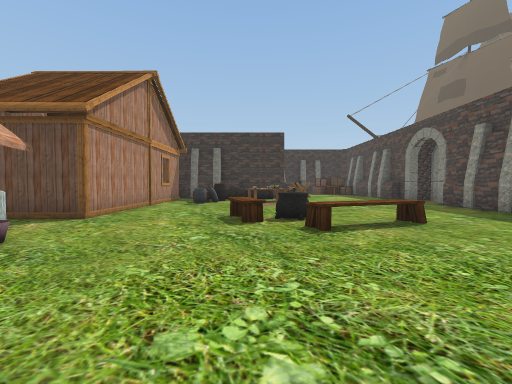
[1] (above)

20 first-person views from a walk through a scene from a Unity 3-D project. The camera is 1.4 m above the floor, tilts 2° down and sees 90° across. The floor is counted in squares, 2 m on a side. Each view is taken from the middle of a square. On the plan, view 1 faces up. The plan holds only what a view shows up to about 9 squares ahead; the rest is blank. The place goes on beyond the plan. The player character is not drawn. Some animated figures are not drawn. Door leaves are left out, so doorways stand open. Some surface patterns are stand-ins.

[2]
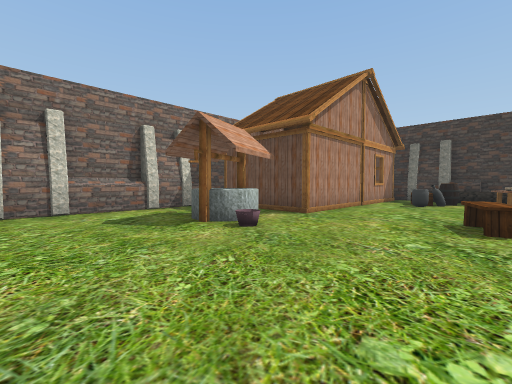

[3]
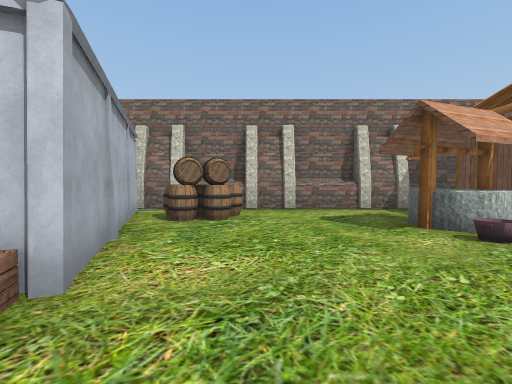

[4]
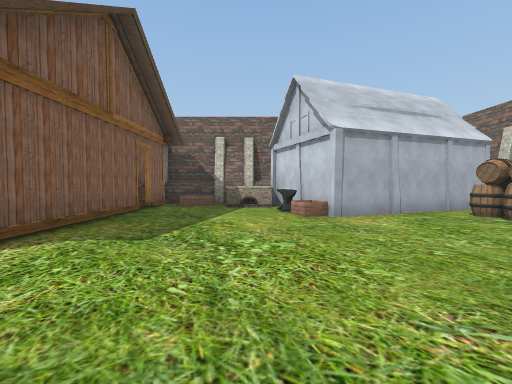

[5]
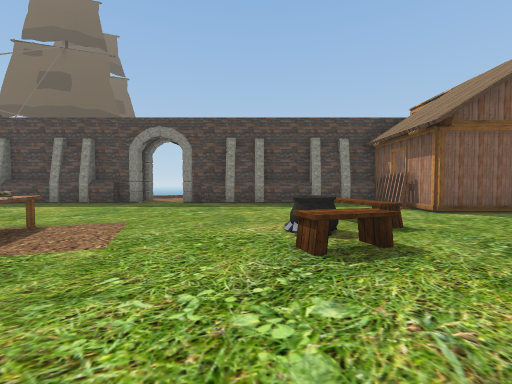

[6]
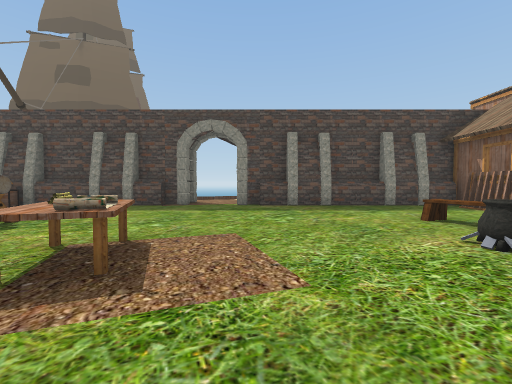

[7]
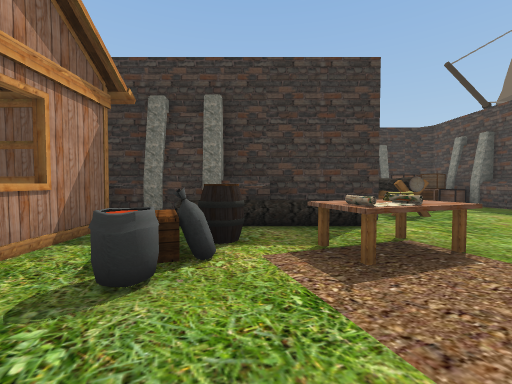

[8]
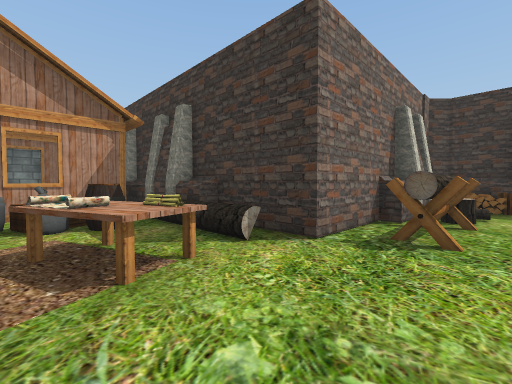

[9]
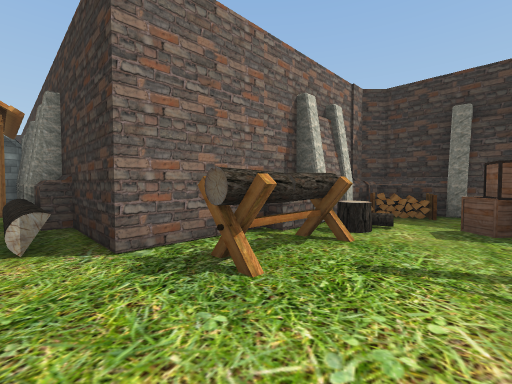

[10]
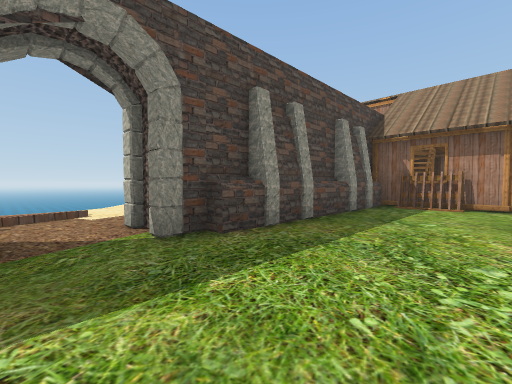

[11]
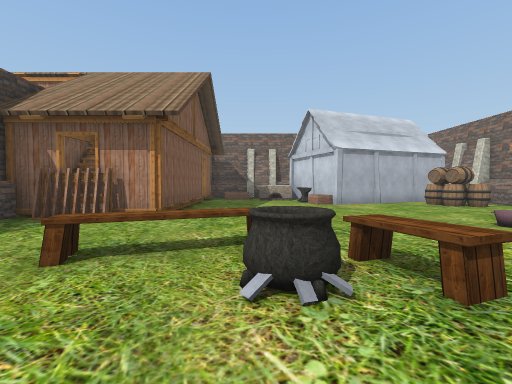

[12]
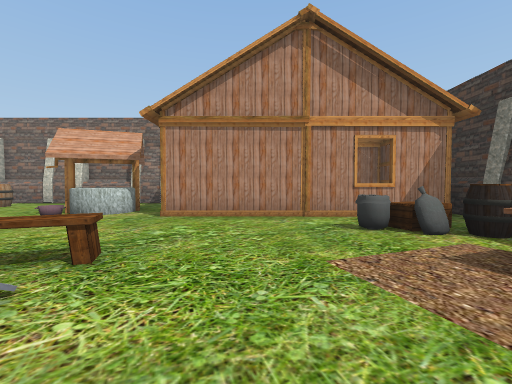

[13]
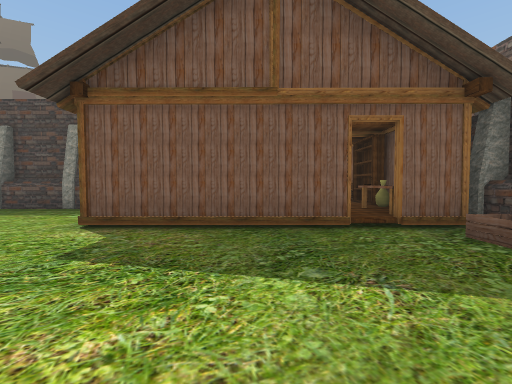

[14]
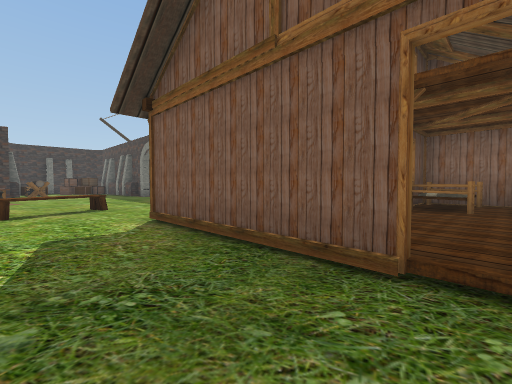

[15]
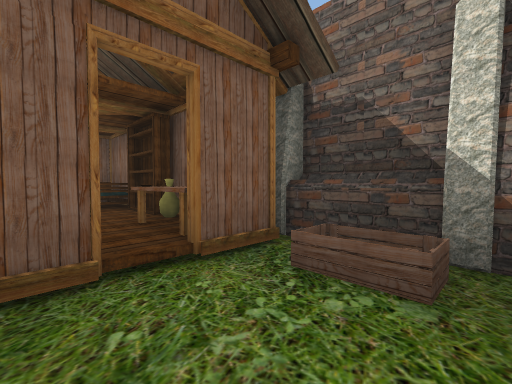

[16]
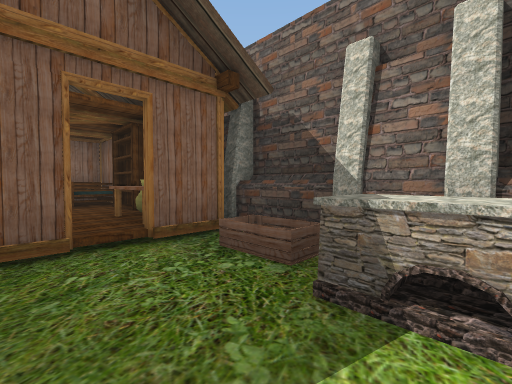

[17]
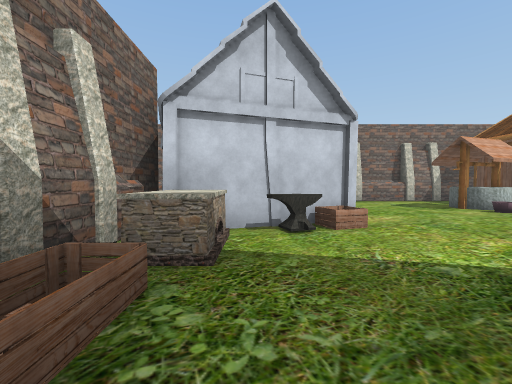

[18]
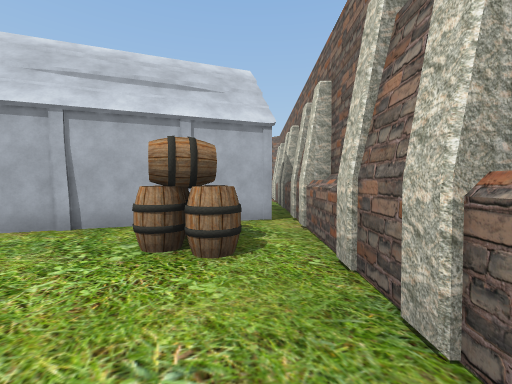

[19]
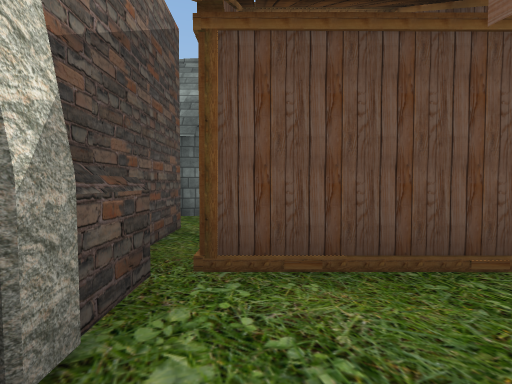

[20]
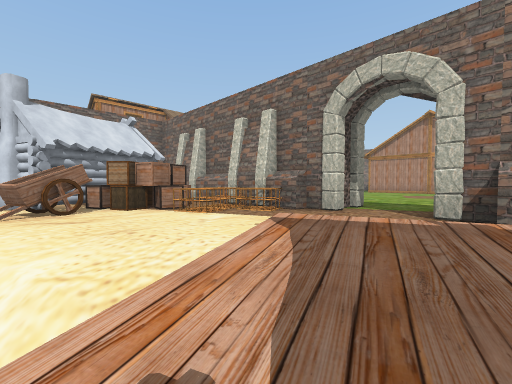

### Floor plan
Key: @ floor where view 1 was taken; # wall or solid block; . main floor; : floor 0.25 m higher than the main floor; - floor 0.25 m lower than the main floor; _ floor 0.5 m lower than the main floor; / step, stairs or slope; ^ raised ledge; O other object.
Columns run from 7 left of view 1 to 12 right of it. Each row starts with its distance up from view 1.
 18         ####
 17         #OO
 16         #..OO#
 15         #O..O#
 14         #O...#
 13         #O...#
 12   #######....#
 11 #O#O.OOO.....##.:.-_
 10 #O  .OOOO.....O.:../
  9 #O  .O.O.........:./
  8 #O  .........##..../
  7 #O  .........##OO...
  6 #O  .........# OO...
  5 #OOO...OO.O..# ^OOOO
  4 #..O....OO...###OOOO
  3 #.OO.........#  O:OO
  2 #.........OOO#   O
  1 #.........   #
  0 #......@..   #
 -1 #OO.......O  OOOO
 -2 #OOOO#O...O   OOO
 -3 #OO   O....   O
 -4 #O    OOOO OOOOOO
 -5 # OO ######
 -6 #

Positions as (right, up) in squares from view 1, and headings:
1: (0, 0), facing up
2: (0, 0), facing up-left
3: (0, 0), facing left
4: (0, 4), facing down
5: (-3, 6), facing right
6: (-2, 8), facing right
7: (-1, 7), facing up
8: (3, 9), facing up-left
9: (4, 11), facing up-left
10: (3, 10), facing down-right
11: (1, 7), facing down
12: (2, 7), facing left
13: (-1, -1), facing right
14: (1, -3), facing up-right
15: (1, -2), facing down-right
16: (0, -2), facing down-right
17: (3, -3), facing left
18: (-6, 2), facing down
19: (-6, 3), facing up
20: (12, 11), facing down-left
